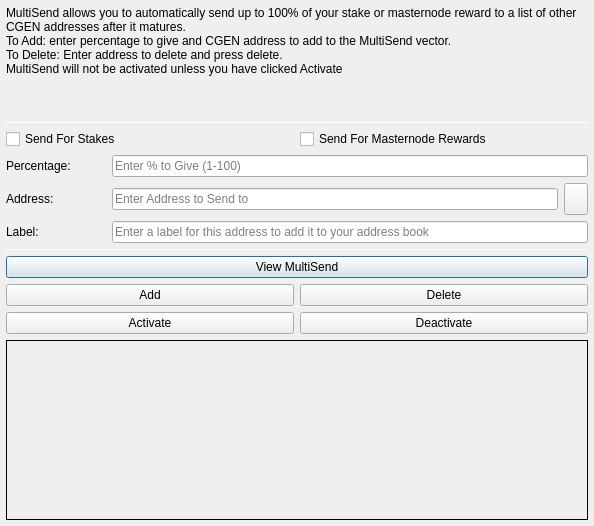
<?xml version="1.0" encoding="UTF-8"?>
<ui version="4.0">
 <class>MultiSendDialog</class>
 <widget class="QDialog" name="MultiSendDialog">
  <property name="windowModality">
   <enum>Qt::NonModal</enum>
  </property>
  <property name="geometry">
   <rect>
    <x>0</x>
    <y>0</y>
    <width>594</width>
    <height>526</height>
   </rect>
  </property>
  <property name="windowTitle">
   <string>MultiSend</string>
  </property>
  <layout class="QVBoxLayout" name="verticalLayout" stretch="0">
   <property name="leftMargin">
    <number>6</number>
   </property>
   <property name="topMargin">
    <number>6</number>
   </property>
   <property name="rightMargin">
    <number>6</number>
   </property>
   <property name="bottomMargin">
    <number>6</number>
   </property>
   <item>
    <layout class="QVBoxLayout" name="verticalLayout_Main" stretch="1,1,1,0,1,1,1">
     <item>
      <widget class="QLabel" name="label_2">
       <property name="lineWidth">
        <number>1</number>
       </property>
       <property name="text">
        <string>MultiSend allows you to automatically send up to 100% of your stake or masternode reward to a list of other CGEN addresses after it matures.
To Add: enter percentage to give and CGEN address to add to the MultiSend vector.
To Delete: Enter address to delete and press delete.
MultiSend will not be activated unless you have clicked Activate</string>
       </property>
       <property name="alignment">
        <set>Qt::AlignLeading|Qt::AlignLeft|Qt::AlignTop</set>
       </property>
       <property name="wordWrap">
        <bool>true</bool>
       </property>
      </widget>
     </item>
     <item>
      <widget class="Line" name="line">
       <property name="minimumSize">
        <size>
         <width>0</width>
         <height>1</height>
        </size>
       </property>
       <property name="maximumSize">
        <size>
         <width>16777215</width>
         <height>1</height>
        </size>
       </property>
       <property name="orientation">
        <enum>Qt::Horizontal</enum>
       </property>
      </widget>
     </item>
     <item>
      <layout class="QVBoxLayout" name="verticalLayout_Settings">
       <item>
        <layout class="QHBoxLayout" name="horizontalLayout">
         <item>
          <widget class="QCheckBox" name="multiSendStakeCheckBox">
           <property name="text">
            <string>Send For Stakes</string>
           </property>
          </widget>
         </item>
         <item>
          <widget class="QCheckBox" name="multiSendMasternodeCheckBox">
           <property name="text">
            <string>Send For Masternode Rewards</string>
           </property>
          </widget>
         </item>
        </layout>
       </item>
       <item>
        <layout class="QHBoxLayout" name="horizontalLayout_6">
         <item>
          <widget class="QLabel" name="label">
           <property name="minimumSize">
            <size>
             <width>100</width>
             <height>0</height>
            </size>
           </property>
           <property name="toolTip">
            <string>Percentage of stake to send</string>
           </property>
           <property name="text">
            <string>Percentage:</string>
           </property>
          </widget>
         </item>
         <item>
          <widget class="QLineEdit" name="multiSendPercentEdit">
           <property name="toolTip">
            <string>Enter whole numbers 1 - 100</string>
           </property>
           <property name="placeholderText">
            <string>Enter % to Give (1-100)</string>
           </property>
          </widget>
         </item>
        </layout>
       </item>
       <item>
        <layout class="QHBoxLayout" name="horizontalLayout_7">
         <item>
          <widget class="QLabel" name="label_5">
           <property name="minimumSize">
            <size>
             <width>100</width>
             <height>0</height>
            </size>
           </property>
           <property name="toolTip">
            <string>Address to send portion of stake to</string>
           </property>
           <property name="text">
            <string>Address:</string>
           </property>
          </widget>
         </item>
         <item>
          <widget class="QLineEdit" name="multiSendAddressEdit">
           <property name="toolTip">
            <string/>
           </property>
           <property name="placeholderText">
            <string>Enter Address to Send to</string>
           </property>
          </widget>
         </item>
         <item>
          <widget class="QToolButton" name="addressBookButton">
           <property name="maximumSize">
            <size>
             <width>16777215</width>
             <height>32</height>
            </size>
           </property>
           <property name="toolTip">
            <string>Choose an address from the address book</string>
           </property>
           <property name="text">
            <string/>
           </property>
           <property name="icon">
            <iconset resource="../cgencore.qrc">
             <normaloff>:/icons/address-book</normaloff>:/icons/address-book</iconset>
           </property>
           <property name="shortcut">
            <string>Alt+A</string>
           </property>
          </widget>
         </item>
        </layout>
       </item>
      </layout>
     </item>
     <item>
      <layout class="QHBoxLayout" name="horizontalLayout_3">
       <item>
        <widget class="QLabel" name="label_3">
         <property name="minimumSize">
          <size>
           <width>100</width>
           <height>0</height>
          </size>
         </property>
         <property name="text">
          <string>Label:</string>
         </property>
        </widget>
       </item>
       <item>
        <widget class="QLineEdit" name="labelAddressLabelEdit">
         <property name="placeholderText">
          <string>Enter a label for this address to add it to your address book</string>
         </property>
        </widget>
       </item>
      </layout>
     </item>
     <item>
      <widget class="Line" name="line_2">
       <property name="minimumSize">
        <size>
         <width>0</width>
         <height>1</height>
        </size>
       </property>
       <property name="maximumSize">
        <size>
         <width>16777215</width>
         <height>1</height>
        </size>
       </property>
       <property name="orientation">
        <enum>Qt::Horizontal</enum>
       </property>
      </widget>
     </item>
     <item>
      <layout class="QVBoxLayout" name="verticalLayout_Buttons">
       <item>
        <layout class="QHBoxLayout" name="horizontalLayout_4">
         <item>
          <widget class="QPushButton" name="viewButton">
           <property name="toolTip">
            <string/>
           </property>
           <property name="statusTip">
            <string>View MultiSend Vector</string>
           </property>
           <property name="text">
            <string>View MultiSend</string>
           </property>
          </widget>
         </item>
        </layout>
       </item>
       <item>
        <layout class="QHBoxLayout" name="horizontalLayout_2">
         <item>
          <widget class="QPushButton" name="addButton">
           <property name="toolTip">
            <string/>
           </property>
           <property name="statusTip">
            <string>Add to MultiSend Vector</string>
           </property>
           <property name="text">
            <string>Add</string>
           </property>
          </widget>
         </item>
         <item>
          <widget class="QPushButton" name="deleteButton">
           <property name="toolTip">
            <string/>
           </property>
           <property name="statusTip">
            <string>Delete Address From MultiSend Vector</string>
           </property>
           <property name="text">
            <string>Delete</string>
           </property>
          </widget>
         </item>
        </layout>
       </item>
       <item>
        <layout class="QHBoxLayout" name="horizontalLayout_5">
         <item>
          <widget class="QPushButton" name="activateButton">
           <property name="statusTip">
            <string>Activate MultiSend</string>
           </property>
           <property name="text">
            <string>Activate</string>
           </property>
          </widget>
         </item>
         <item>
          <widget class="QPushButton" name="disableButton">
           <property name="statusTip">
            <string>Deactivate MultiSend</string>
           </property>
           <property name="text">
            <string>Deactivate</string>
           </property>
          </widget>
         </item>
        </layout>
       </item>
      </layout>
     </item>
     <item>
      <widget class="QLabel" name="message">
       <property name="minimumSize">
        <size>
         <width>0</width>
         <height>180</height>
        </size>
       </property>
       <property name="frameShape">
        <enum>QFrame::Panel</enum>
       </property>
       <property name="frameShadow">
        <enum>QFrame::Plain</enum>
       </property>
       <property name="lineWidth">
        <number>1</number>
       </property>
       <property name="midLineWidth">
        <number>1</number>
       </property>
       <property name="text">
        <string/>
       </property>
       <property name="alignment">
        <set>Qt::AlignLeading|Qt::AlignLeft|Qt::AlignTop</set>
       </property>
       <property name="wordWrap">
        <bool>true</bool>
       </property>
      </widget>
     </item>
    </layout>
   </item>
  </layout>
 </widget>
 <resources>
  <include location="../cgencore.qrc"/>
 </resources>
 <connections/>
</ui>
